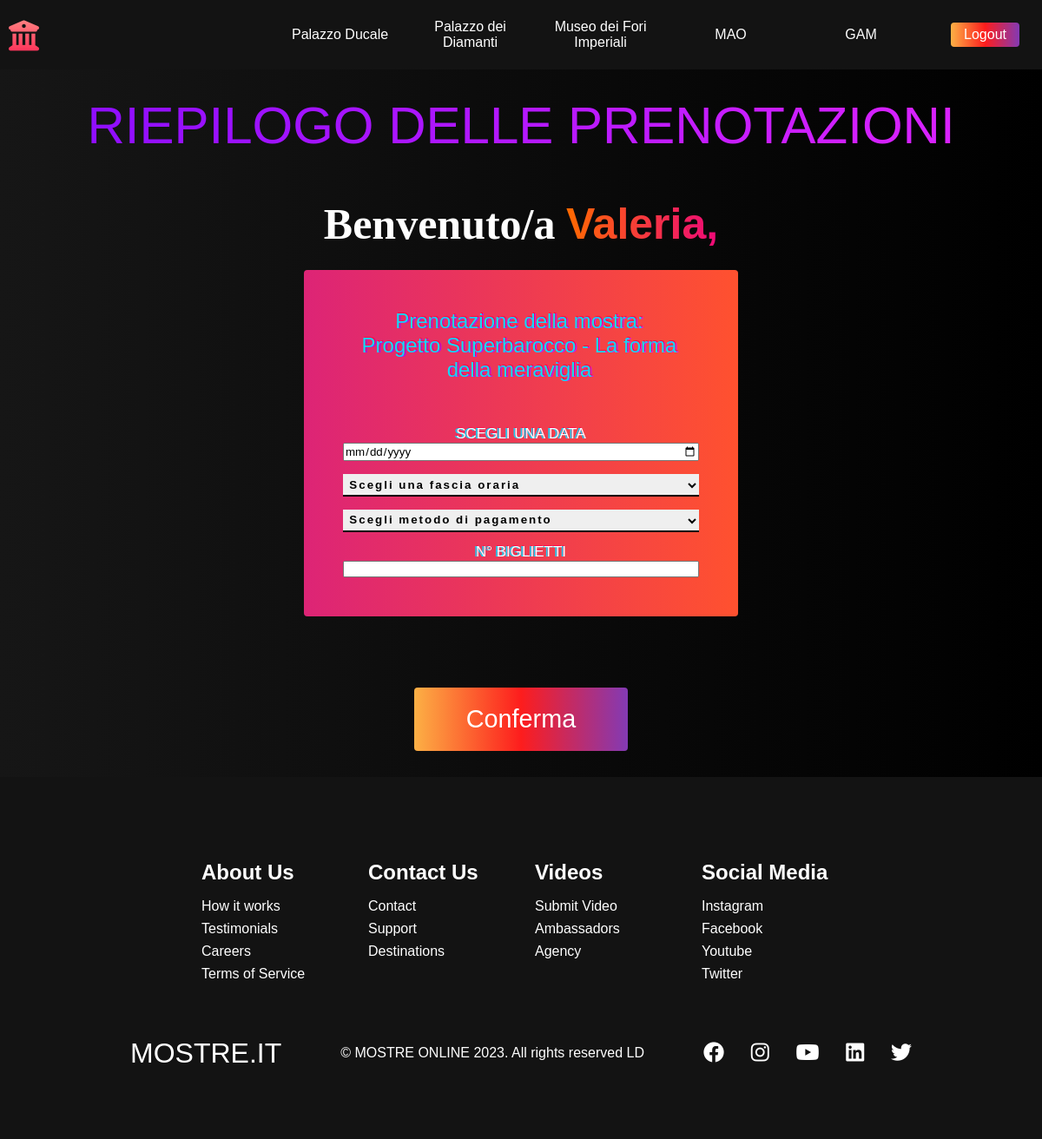
The page /views/prenotazioni/prenotazioni.php?id_mostra=M001 (signed in) on the database its author committed.
### tables this page shows
CREATE TABLE
    `visitatori` (
        `COD_VISITATORE` varchar(4) NOT NULL,
        `COGNOME` varchar(20) DEFAULT NULL,
        `NOME` varchar(20) DEFAULT NULL,
        `TELEFONO` varchar(14) DEFAULT NULL,
        `EMAIL` varchar(30) DEFAULT NULL,
        `LOGIN` varchar(20) DEFAULT NULL,
        `PSW` varchar(20) DEFAULT NULL
    );

CREATE TABLE
    `mostre` (
        `COD_MOSTRA` varchar(4) NOT NULL,
        `TITOLO` varchar(70) DEFAULT NULL,
        `DATA_INIZIO` date DEFAULT NULL,
        `DATA_FINE` date DEFAULT NULL,
        `PREZZO` decimal(4, 2) DEFAULT NULL,
        `COD_SEDE` varchar(4) NOT NULL
    );

### views/prenotazioni/prenotazioni.php (the view, shortened to what this page needs)
<?php
require "../../config.php";
$id_mostra = $_GET['id_mostra'];
if (!isset($_SESSION['COD_VISITATORE'])) {
    echo '<script>alert("Fai prima il login!");
            window.location.href = "http://localhost/Prova_Finale_Dantas/views/login/login.php";
        </script>';
    exit();
} else if (isset($_SESSION['COD_VISITATORE'])) {
    $cod_visitatore = $_SESSION['COD_VISITATORE'];
?>
    <?php require "../header.php"; ?>
    <form action="../../controllers/Biglietto.php" method="post">
        <div class="riepilogo_log">
            <div class="hero__container">
                <p class="hero__description">RIEPILOGO DELLE PRENOTAZIONI</p>
                <?php $data = $pdo->query("SELECT * FROM visitatori WHERE COD_VISITATORE = '$cod_visitatore'")->fetchAll(); ?>
                <?php foreach ($data as $row) : ?>
                    <h1 class="hero__heading hr2"> Benvenuto/a <span><?php echo $row['NOME']; ?>,</span></h1>
                <?php endforeach; ?>
                <div class="main__container m1">
                    <div class="main__img--container">
                        <div class="main__img--card" id="card-2">
                            <?php $data = $pdo->query("SELECT * FROM mostre WHERE COD_MOSTRA = '$id_mostra'")->fetchAll(); ?>
                            <?php foreach ($data as $row) : ?>
                                <p class="hero__description hero2"> Prenotazione della mostra:<br> <span><?php echo $row['TITOLO']; ?></p>
                            <?php endforeach; ?>
                            <label for="data">Scegli una data</label>
                            <input type="date" name="DATA" id="data">
                            <select id="fascia_oraria" name="FASCIA_ORARIA" data-selected="">
                                <option value="" selected="selected" disabled="disabled">Scegli una fascia oraria</option>
                            </select>
                            <select id="selectbox" data-selected="" name="TIPO_PAGAMENTO">
                                <option value="" selected="selected" disabled="disabled">Scegli metodo di pagamento</option>
                            </select>
                            <label for="QUANTITA">N° Biglietti</label>
                            <input type="number" name="QUANTITA" id="QUANTITA">
                        </div>
                    </div>
                </div>
                <div class="main__content">
                    <button type="submit" class="main__btn"><span> Conferma</span></button>
                </div>
            </div>
        </div>
    </form>
<?php include('../footer.php');
} ?>

### assets/css/homepage.css (style rules this page uses)
* { box-sizing: border-box; margin: 0; padding: 0; font-family: "Kumbh Sans", sans-serif; scroll-behavior: smooth; }
.hero__container { display: flex; flex-direction: column; justify-content: center; align-items: center; max-width: 1200px; margin: 0 auto; height: 90%; text-align: center; padding: 30px; }
.hero__heading { font-family: Jost; font-size: 100px; margin-bottom: 24px; color: #fff; }
.hero__heading span { background: #ee0979; background: -webkit-linear-gradient(to right, #ff6a00, #ee0979); background: linear-gradient(to right, #ff6a00, #ee0979); background-size: 100%; -webkit-background-clip: text; -moz-background-clip: text; -webkit-text-fill-color: transparent; -mo-text-fill-color: transparent; }
.hero__heading.hr2 { font-size: 50px; }
.hero__description { font-size: 60px; background: #da22ff; background: -webkit-linear-gradient(to right, #9114ff, #da22ff); background: linear-gradient(to right, #8f0eff, #da22ff); background-size: 100%; -webkit-background-clip: text; -moz-background-clip: text; -webkit-text-fill-color: transparent; -moz-text-fill-color: transparent; }
.hero__description.hero2 { font-size: 24px; text-shadow: -2px 0 #12d8fa, -1px -1px #ff0844; }
.main__container { display: grid; grid-template-columns: 1fr 1fr; align-items: center; justify-content: center; margin: 0 auto; height: 90%; z-index: 1; width: 100%; max-width: 1300px; padding: 0 50px; }
.main__container.m1 { grid-template-columns: 1fr; justify-items: center; margin-bottom: 50px; }
.main__content { color: #fff; width: 100%; }
.main__btn { font-size: 1.8rem; background: #833ab4; background: -webkit-linear-gradient(to right, #fcb045, #fd1d1d, #833ab4); background: linear-gradient(to right, #fcb045, #fd1d1d, #833ab4); padding: 20px 60px; border: none; border-radius: 4px; margin-top: 2rem; cursor: pointer; position: relative; transition: all 0.35s; outline: none; }
.main__btn, .main__btn span { position: relative; z-index: 2; color: #fff; text-decoration: none; }
.main__btn:after { position: absolute; content: ""; top: 0; left: 0; width: 0; height: 100%; background: #ff1ead; transition: all 0.35s; border-radius: 4px; }
.main__img--container { text-align: center; }
.main__img--card { display: flex; flex-direction: column; justify-content: center; width: 500px; height: fit-content; padding: 45px; border-radius: 4px; color: #fff; background-image: linear-gradient(to right, #00dbde 0%, #fc00ff 100%); }
#data, #fascia_oraria { margin-bottom: 15px; }
.main__img--card label, .label, .label2 { text-transform: uppercase; font-size: 17px; text-shadow: -2px 0 #12d8fa, -1px -1px #ff0844; }
input[type="number" ] { text-align: center; }
#card-2 { background: #ff512f; background: -webkit-linear-gradient(to right, #dd2476, #ff512f); background: linear-gradient(to right, #dd2476, #ff512f); }
.riepilogo_log { background: #000000; background: linear-gradient(to right, #161616, #000000); }
.riepilogo_log .hero__description { margin-bottom: 50px; }
select { margin-bottom: 1em; padding: 0.25em; border: 0; border-bottom: 2px solid; border-bottom-color: 2px solid; font-weight: bold; letter-spacing: 0.15em; border-radius: 0; transition: all 0.3s ease; }
#selectbox option, #fascia_oraria option { border: 1px solid #282b2b; background: #ff512f; background: linear-gradient(to right, #dd2476, #ff512f); color: #282b2b; }

### rows shown on the page
visitatori: NOME "Valeria"
mostre: TITOLO "Progetto Superbarocco - La forma della meraviglia"
